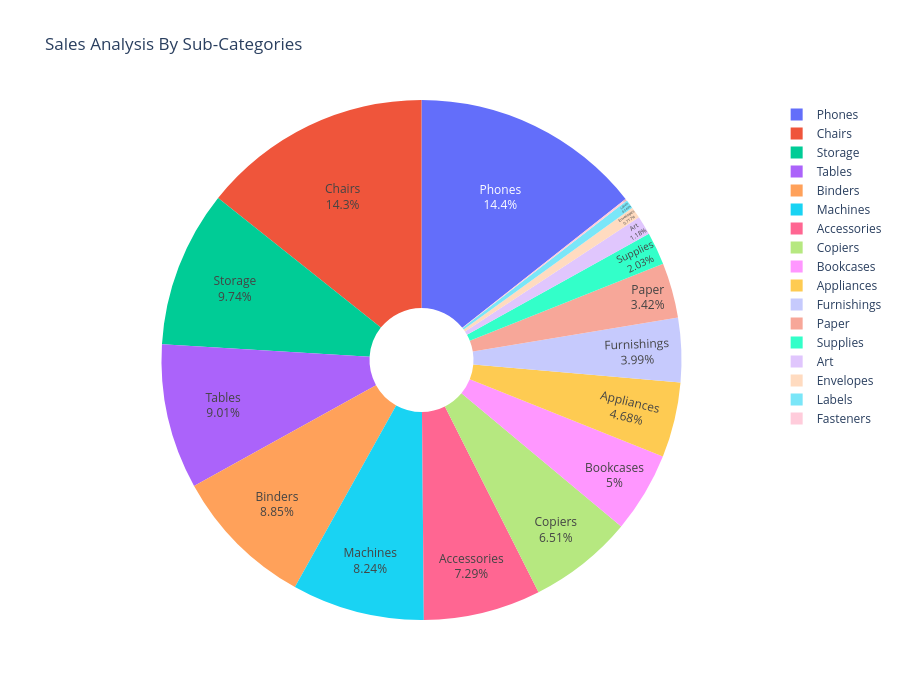

The code cell stored with this chart in its notebook:
### Code cell
# pie chart
flg3 = px.pie(sales_subcat,
              names = 'Sub-Category',
              values = 'Sales',
              title = 'Sales Analysis By Sub-Categories',
              hole = 0.2)
flg3.update_traces(textposition = 'inside',textinfo = 'percent + label')
flg3.update_layout(width = 900, height = 700)
flg3.show()

### Figure 1 — Plotly figure (JSON) as saved in the notebook; plotly's stock layout.template omitted (floating-point values rounded to 4 significant figures)
{"data": [{"domain": {"x": [0, 1], "y": [0, 1]}, "hole": 0.2, "hovertemplate": "Sub-Category=%{label}<br>Sales=%{value}<extra></extra>", "labels": ["Accessories", "Appliances", "Art", "Binders", "Bookcases", "Chairs", "Copiers", "Envelopes", "Fasteners", "Furnishings", "Labels", "Machines", "Paper", "Phones", "Storage", "Supplies", "Tables"], "legendgroup": "", "name": "", "showlegend": true, "textinfo": "percent+label", "textposition": "inside", "type": "pie", "values": [167400.0, 107500.0, 27120.0, 203400.0, 114900.0, 328400.0, 149500.0, 16480.0, 3024.0, 91710.0, 12490.0, 189200.0, 78480.0, 330000.0, 223800.0, 46670.0, 207000.0]}], "layout": {"height": 700, "legend": {"tracegroupgap": 0}, "title": {"text": "Sales Analysis By Sub-Categories"}, "width": 900}}
